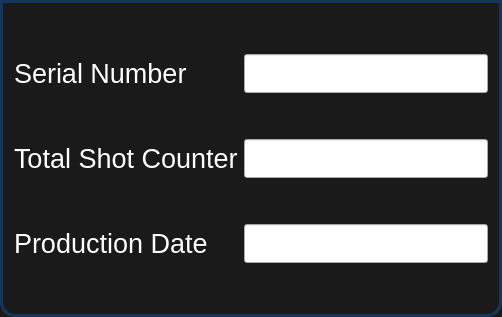
                              <widget class="QFrame" name="frame_3">
                               <property name="styleSheet">
                                <string notr="true">QFrame {
	border: 3px solid #FF17365D;
	border-bottom-left-radius: 15px;
	border-bottom-right-radius: 15px;
	background-color: rgb(26, 26, 26);
}
QLabel{
border:0px;
color:white;
}</string>
                               </property>
                               <property name="frameShape">
                                <enum>QFrame::StyledPanel</enum>
                               </property>
                               <property name="frameShadow">
                                <enum>QFrame::Raised</enum>
                               </property>
                               <layout class="QVBoxLayout" name="verticalLayout_63">
                                <item>
                                 <layout class="QGridLayout" name="prodGridLayout">
                                  <property name="leftMargin">
                                   <number>0</number>
                                  </property>
                                  <property name="topMargin">
                                   <number>0</number>
                                  </property>
                                  <property name="rightMargin">
                                   <number>0</number>
                                  </property>
                                  <property name="bottomMargin">
                                   <number>0</number>
                                  </property>
                                  <item row="1" column="1">
                                   <widget class="LineEdit" name="txtSerialNumber">
                                    <property name="font">
                                     <font>
                                      <family>Arial</family>
                                      <pointsize>20</pointsize>
                                     </font>
                                    </property>
                                    <property name="alignment">
                                     <set>Qt::AlignCenter</set>
                                    </property>
                                   </widget>
                                  </item>
                                  <item row="3" column="0">
                                   <widget class="QLabel" name="lblTotalShotCounter">
                                    <property name="font">
                                     <font>
                                      <family>Arial</family>
                                      <pointsize>20</pointsize>
                                     </font>
                                    </property>
                                    <property name="styleSheet">
                                     <string notr="true">QLabel {

}</string>
                                    </property>
                                    <property name="text">
                                     <string>Total Shot Counter</string>
                                    </property>
                                   </widget>
                                  </item>
                                  <item row="3" column="1">
                                   <widget class="LineEdit" name="txtTotalShotCounter">
                                    <property name="font">
                                     <font>
                                      <family>Arial</family>
                                      <pointsize>20</pointsize>
                                     </font>
                                    </property>
                                    <property name="alignment">
                                     <set>Qt::AlignCenter</set>
                                    </property>
                                   </widget>
                                  </item>
                                  <item row="5" column="0">
                                   <widget class="QLabel" name="lblProductionDate">
                                    <property name="font">
                                     <font>
                                      <family>Arial</family>
                                      <pointsize>20</pointsize>
                                     </font>
                                    </property>
                                    <property name="styleSheet">
                                     <string notr="true">QLabel {

}</string>
                                    </property>
                                    <property name="text">
                                     <string>Production Date</string>
                                    </property>
                                   </widget>
                                  </item>
                                  <item row="5" column="1">
                                   <widget class="LineEdit" name="txtProductionDate">
                                    <property name="font">
                                     <font>
                                      <family>Arial</family>
                                      <pointsize>20</pointsize>
                                     </font>
                                    </property>
                                    <property name="alignment">
                                     <set>Qt::AlignCenter</set>
                                    </property>
                                   </widget>
                                  </item>
                                  <item row="4" column="1">
                                   <spacer name="verticalSpacer_43">
                                    <property name="orientation">
                                     <enum>Qt::Vertical</enum>
                                    </property>
                                    <property name="sizeHint" stdset="0">
                                     <size>
                                      <width>20</width>
                                      <height>40</height>
                                     </size>
                                    </property>
                                   </spacer>
                                  </item>
                                  <item row="2" column="1">
                                   <spacer name="verticalSpacer_42">
                                    <property name="orientation">
                                     <enum>Qt::Vertical</enum>
                                    </property>
                                    <property name="sizeHint" stdset="0">
                                     <size>
                                      <width>20</width>
                                      <height>40</height>
                                     </size>
                                    </property>
                                   </spacer>
                                  </item>
                                  <item row="0" column="1">
                                   <spacer name="verticalSpacer_60">
                                    <property name="orientation">
                                     <enum>Qt::Vertical</enum>
                                    </property>
                                    <property name="sizeHint" stdset="0">
                                     <size>
                                      <width>20</width>
                                      <height>40</height>
                                     </size>
                                    </property>
                                   </spacer>
                                  </item>
                                  <item row="6" column="1">
                                   <spacer name="verticalSpacer_61">
                                    <property name="orientation">
                                     <enum>Qt::Vertical</enum>
                                    </property>
                                    <property name="sizeHint" stdset="0">
                                     <size>
                                      <width>20</width>
                                      <height>40</height>
                                     </size>
                                    </property>
                                   </spacer>
                                  </item>
                                  <item row="1" column="0">
                                   <widget class="QLabel" name="lblSerialNumber">
                                    <property name="font">
                                     <font>
                                      <family>Arial</family>
                                      <pointsize>20</pointsize>
                                     </font>
                                    </property>
                                    <property name="styleSheet">
                                     <string notr="true">QLabel {

}</string>
                                    </property>
                                    <property name="text">
                                     <string>Serial Number</string>
                                    </property>
                                   </widget>
                                  </item>
                                 </layout>
                                </item>
                               </layout>
                              </widget>
